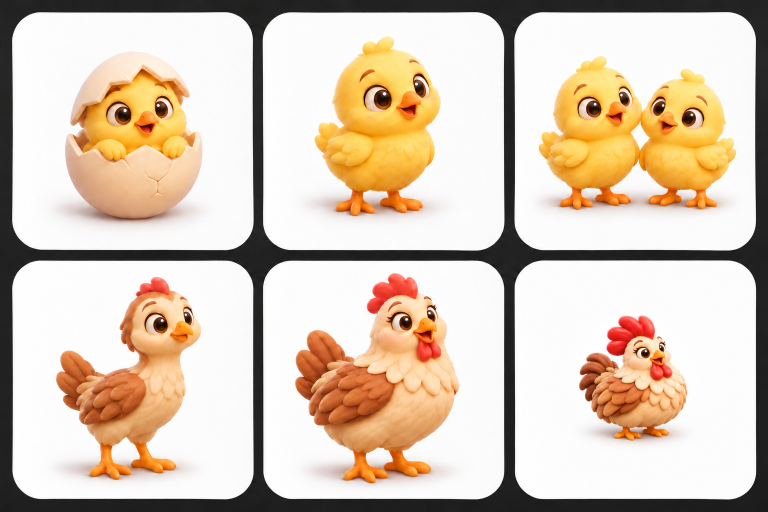
#> input picture docs/birds_merge_fresh/overview_sheet_l6_fit2.png, 1536 x 1024 px, found by its file name (shown at 1/2 size)
$ python _shrink_l6.py
#> lines starting #> are read from the running program, lines starting #| are printed output that depends on the picture
from PIL import Image
from pathlib import Path

src = Path(r"docs/birds_merge_fresh/overview_sheet_l6_fit2.png")
im = Image.open(src).convert("RGBA")
w, h = im.size
#> w = 1536; h = 1024
cols, rows = 3, 2
mx, my = int(w * 0.035), int(h * 0.06)
#> mx = 53; my = 61
gapx, gapy = int(w * 0.02), int(h * 0.04)
#> gapx = 30; gapy = 40
cw = (w - 2 * mx - (cols - 1) * gapx) // cols
#> cw = 456
ch = (h - 2 * my - (rows - 1) * gapy) // rows
#> ch = 431

r, c = 1, 2
x0 = mx + c * (cw + gapx)
#> x0 = 1025
y0 = my + r * (ch + gapy)
#> y0 = 532
cell = im.crop((x0, y0, x0 + cw, y0 + ch))
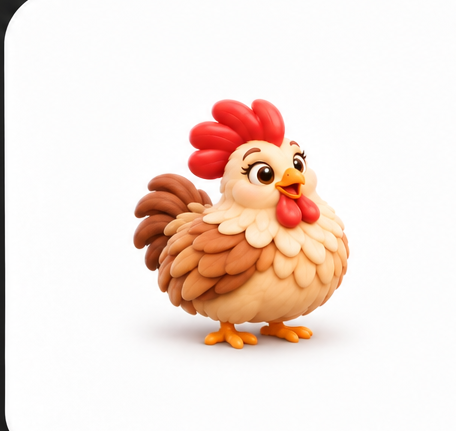
#> cell: PIL image 456x431 RGBA; mean R, G, B, A 243.6, 227.9, 220.2, 255

px = cell.load()
cw2, ch2 = cell.size
#> cw2 = 456; ch2 = 431
minx, miny, maxx, maxy = cw2, ch2, 0, 0
#> minx = 456; miny = 431; maxx = 0
for y in range(ch2):
    for x in range(cw2):
        rr, gg, bb, aa = px[x, y]
        if aa > 10 and not (rr > 235 and gg > 235 and bb > 235):
            minx = min(minx, x)
            miny = min(miny, y)
            maxx = max(maxx, x)
            maxy = max(maxy, y)
print("bbox", minx, miny, maxx, maxy, "cell", cw2, ch2)
#| bbox 0 0 349 430 cell 456 431
if maxx <= minx:
    raise SystemExit("no content")

subj = cell.crop((minx, miny, maxx + 1, maxy + 1))
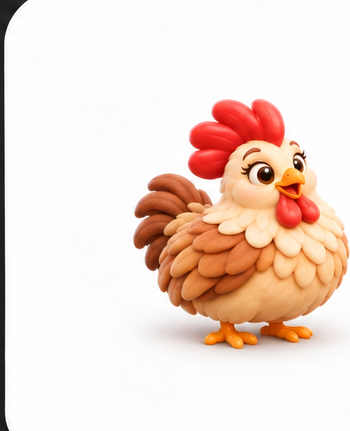
#> subj: PIL image 350x431 RGBA; mean R, G, B, A 240.8, 220.4, 210.4, 255
pad = 0.14
max_w = int(cw2 * (1 - 2 * pad))
max_h = int(ch2 * (1 - 2 * pad))
sw, sh = subj.size
scale = min(max_w / sw, max_h / sh, 0.88)
nw, nh = max(1, int(sw * scale)), max(1, int(sh * scale))
subj2 = subj.resize((nw, nh), Image.Resampling.LANCZOS)
card = Image.new("RGBA", (cw2, ch2), (255, 255, 255, 255))
#> card: PIL image 456x431 RGBA; every value is 255
ox = (cw2 - nw) // 2
oy = (ch2 - nh) // 2
card.paste(subj2, (ox, oy), subj2)
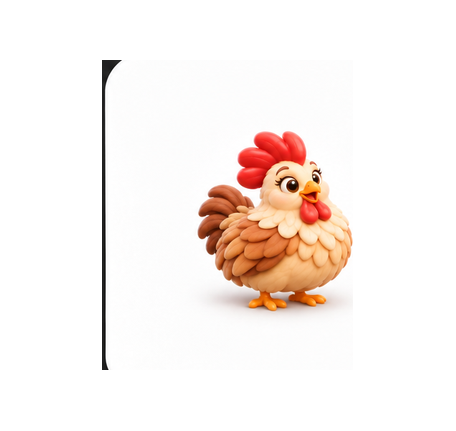
#> card: PIL image 456x431 RGBA; mean R, G, B, A 249.4, 241.3, 237.3, 255
im.paste(card, (x0, y0), card)
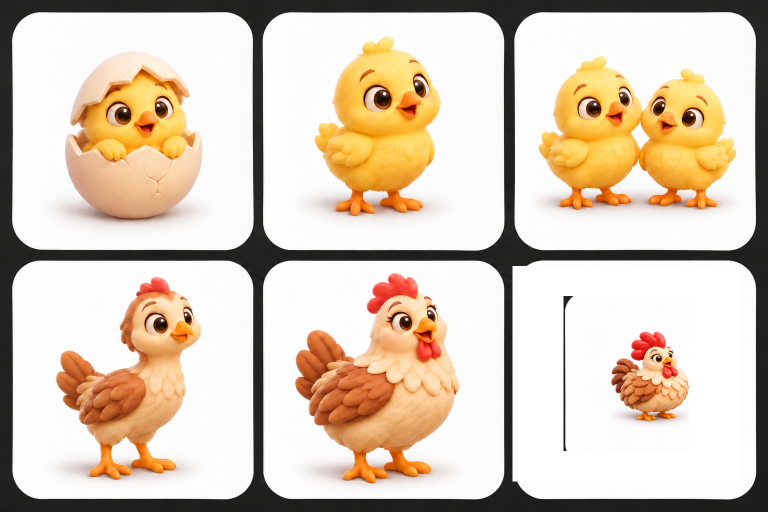
#> im: PIL image 1536x1024 RGBA (shown at 1/2 size); mean R, G, B, A 217, 201.2, 184.3, 255
rgb = im.convert("RGB")
outs = [
    Path(r"docs/birds_merge_fresh/overview_sheet_final.png"),
    Path(r"assets/prop/birdsmerge/overview_sheet_final.png"),
    Path(r"assets/prop/birdsmerge_fresh/overview_sheet_final.png"),
]
for p in outs:
    p.parent.mkdir(parents=True, exist_ok=True)
    rgb.save(p, "PNG")
    print("saved", p)

$ run again, with docs/birds_merge_fresh/_l6_cell.png copied over docs/birds_merge_fresh/overview_sheet_l6_fit2.png
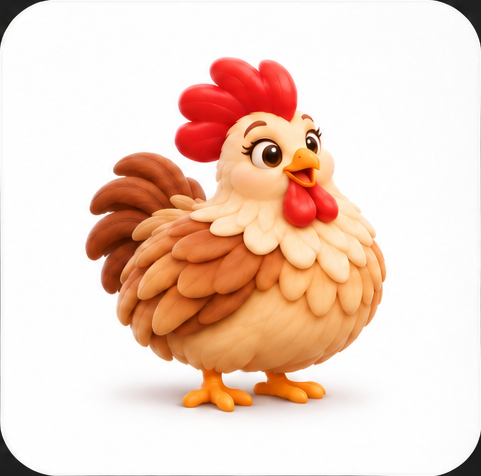
#> input picture docs/birds_merge_fresh/_l6_cell.png, 481 x 476 px, found by its file name
#| bbox 0 0 66 163 cell 143 200
#> `card.paste(subj2, (ox, oy), subj2)`:
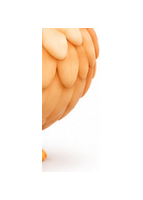
#> card: PIL image 143x200 RGBA; mean R, G, B, A 252.2, 241.4, 231.6, 255
#> `im.paste(card, (x0, y0), card)`:
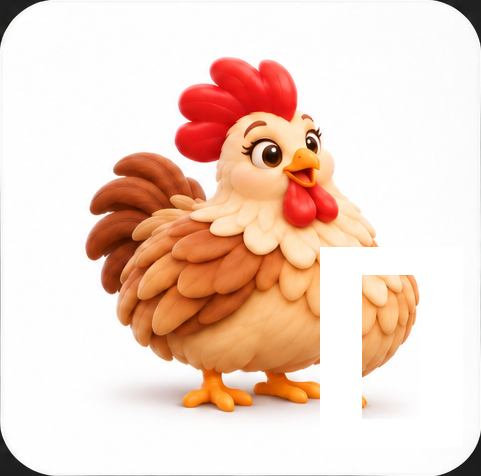
#> im: PIL image 481x476 RGBA; mean R, G, B, A 240.4, 213.7, 200.1, 255
